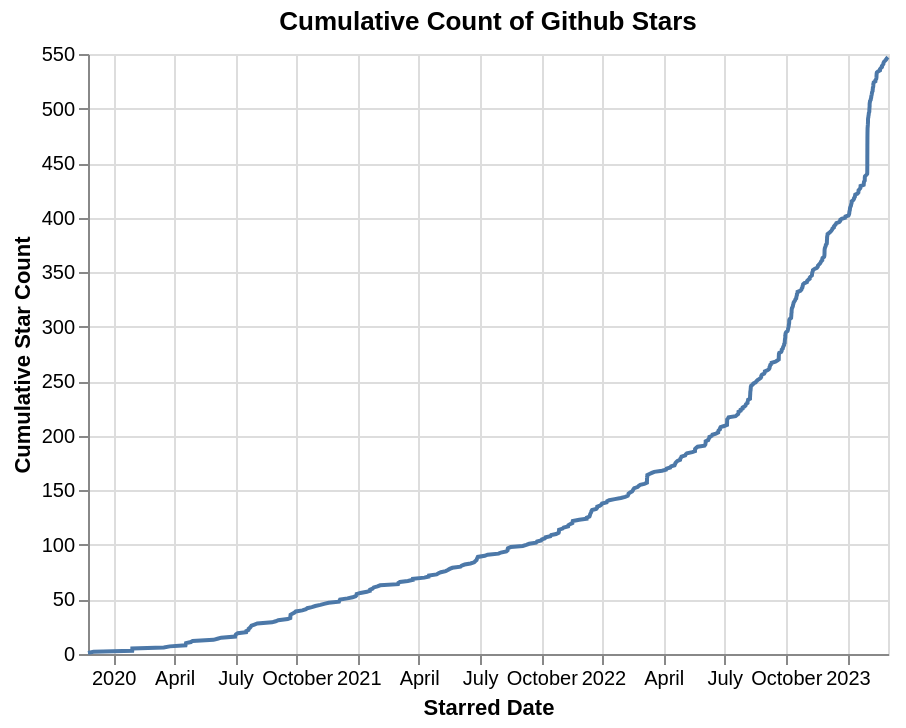

The Vega-Lite source for this figure:
### Vega-Lite specification from a JSON file in a GitHub repository (floating-point values rounded to 4 significant figures; data arrays with more than 128 entries replaced by an {"elided": "..."} marker saying what was removed)
{"config": {"view": {"continuousWidth": 400, "continuousHeight": 300}}, "data": {"name": "data-1ece4174c71f0630384380bf07384cc2"}, "mark": "line", "encoding": {"x": {"axis": {"title": "Starred Date"}, "field": "starredAt", "type": "temporal"}, "y": {"axis": {"title": "Cumulative Star Count"}, "field": "cumulative_count", "type": "quantitative"}}, "title": "Cumulative Count of Github Stars", "transform": [{"window": [{"op": "count", "as": "cumulative_count"}], "sort": [{"field": "starredAt"}]}], "$schema": "https://vega.github.io/schema/vega-lite/v4.17.0.json", "datasets": {"data-1ece4174c71f0630384380bf07384cc2": {"elided": "547 records"}}}
